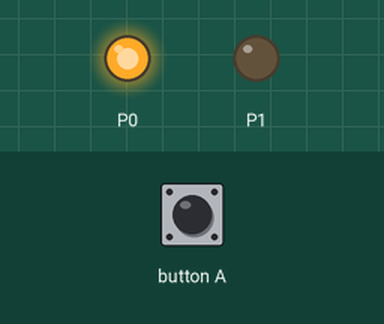
This program was run on a simulated BBC micro:bit (MakeCode). Shown: output pins drawn as LEDs (lit = HIGH). The inputs (shaded band) are chosen by the test bench.

Above: at 1.2 s.
1.3 s: button A pressed for 0.15 s
At 1.38 s:
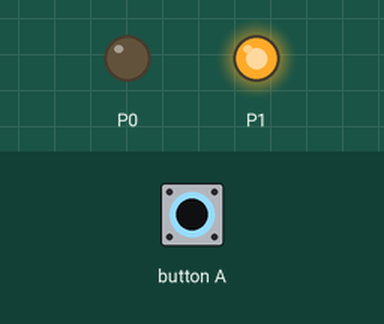
2.9 s: button A pressed for 3.2 s
At 6.8 s:
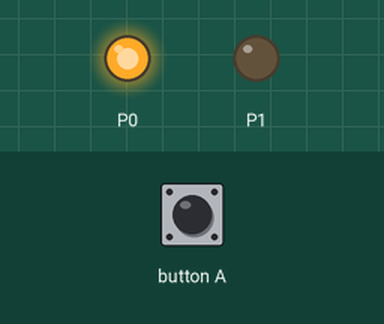
Timing chart, 0 to 8.3 s (numbered marks = the images above; inputs shaded):
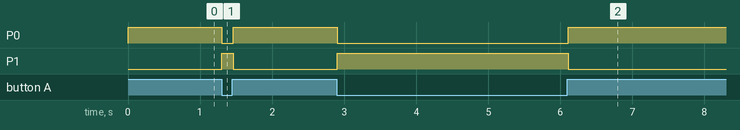

Measured:
- after the input at 1.3 s, P0: HIGH → LOW at once, → HIGH 0.16 s later; P1: LOW → HIGH at once, → LOW 0.16 s later
- after the input at 2.9 s, P0: HIGH → LOW at once, → HIGH 3.2 s later; P1: LOW → HIGH at once, → LOW 3.2 s later

The program:

main.ts
```typescript
basic.forever(function () {
    if (pins.digitalReadPin(DigitalPin.P5) == 0) {
        pins.digitalWritePin(DigitalPin.P0, 0)
        pins.digitalWritePin(DigitalPin.P1, 1)
    } else {
        pins.digitalWritePin(DigitalPin.P0, 1)
        pins.digitalWritePin(DigitalPin.P1, 0)
    }
})
```

test.ts
```typescript
// 在此处测试；当此软件包作为插件使用时，将不会编译此软件包。
```
